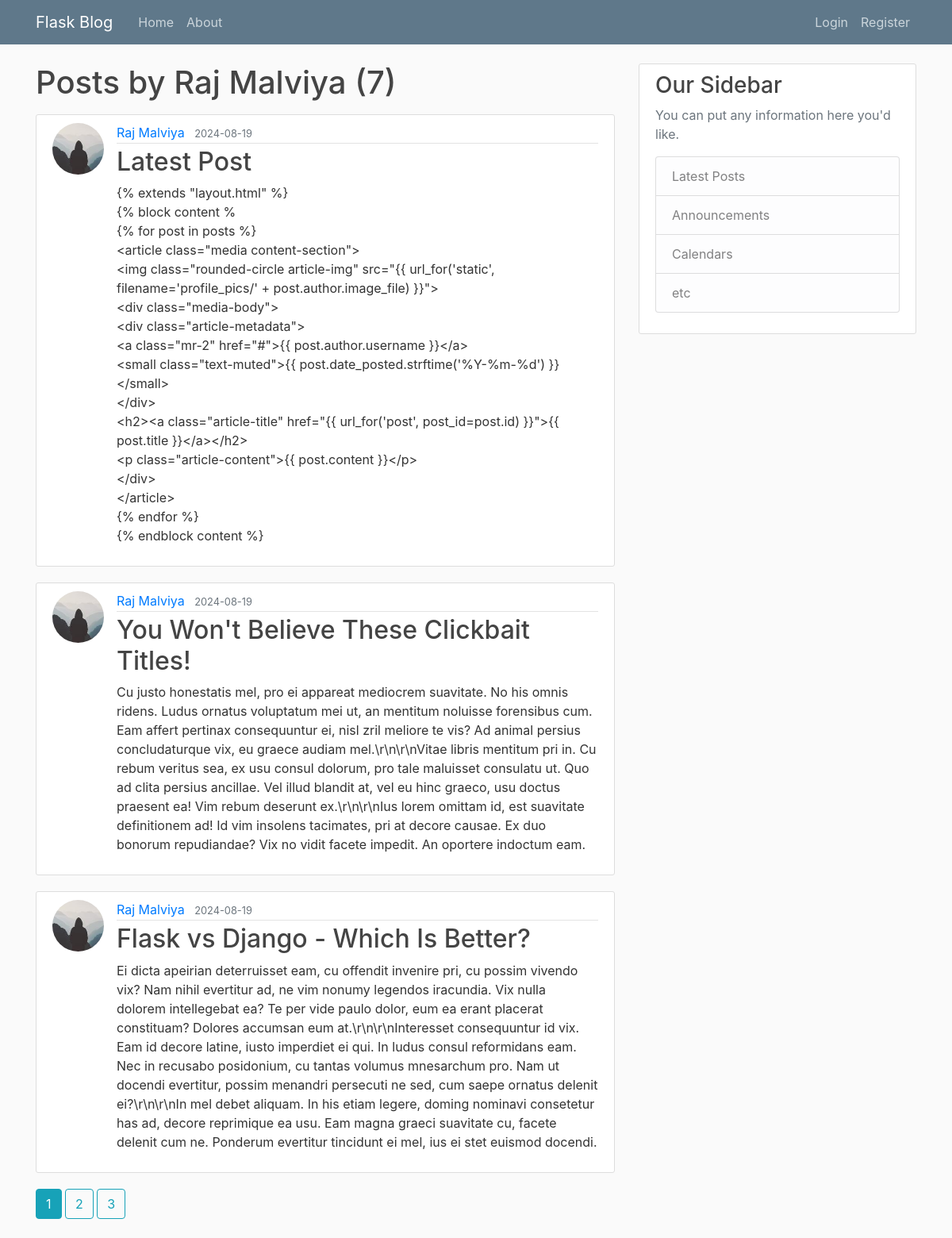
Page /user/Raj Malviya on the committed database.
### blog/models.py (models this page shows, shortened)
class User(db.Model, UserMixin):
    id = db.Column(db.Integer, primary_key=True)
    username = db.Column(db.String(20), unique=True, nullable=False)
    email = db.Column(db.String(120), unique=True, nullable=False)
    image_file = db.Column(db.String(20), nullable=False, default='default.jpg')
    password = db.Column(db.String(60), nullable=False)
    posts = db.relationship('Post', backref='author', lazy=True)

class Post(db.Model):
    id = db.Column(db.Integer, primary_key=True)
    title = db.Column(db.String(100), nullable=False)
    date_posted = db.Column(db.DateTime, nullable=False, default=datetime.utcnow)
    content = db.Column(db.Text, nullable=False)
    user_id = db.Column(db.Integer, db.ForeignKey('user.id'), nullable=False)

### blog/users/routes.py (the view)
@users.route('/user/<string:username>')
def user_posts(username):
    page = request.args.get('page', 1, type=int)
    user = User.query.filter_by(username=username).first_or_404()
    posts = Post.query.filter_by(author=user).order_by(Post.date_posted.desc()).paginate(page=page, per_page=3)
    return render_template('user_posts.html', posts=posts, user=user)

### blog/templates/user_posts.html
{% extends "layout.html" %}
{% block content %}
    <h1 class="mb-3">Posts by {{ user.username }} ({{ posts.total }})</h1>
    {% for post in posts.items %}
    <article class="media content-section">
      <img class="rounded-circle article-img" src="{{ url_for('static', filename='profile_pics/' + post.author.image_file) }}">
        <div class="media-body">
          <div class="article-metadata">
            <a class="mr-2" href="{{ url_for('users.user_posts', username=post.author.username) }}">{{ post.author.username }}</a>
            <small class="text-muted">{{ post.date_posted.strftime('%Y-%m-%d') }}</small>
          </div>
          <h2><a class="article-title" href="{{ url_for('posts.post', post_id=post.id) }}">{{ post.title }}</a></h2>
          <p class="article-content">{{ post.content }}</p>
        </div>
    </article>
    {% endfor %}
    {% for page_num in posts.iter_pages(left_edge=1, right_edge=1, left_current=1, right_current=2) %}
      {% if page_num %}
        {% if posts.page == page_num %}
          <a class="btn btn-info mb-4" href="{{ url_for('users.user_posts',username=user.username, page=page_num) }}">{{ page_num }}</a>
        {% else %}
        <a class="btn btn-outline-info mb-4" href="{{ url_for('users.user_posts',username=user.username, page=page_num) }}">{{ page_num }}</a>
        {% endif %}
      {% else %}
        ...
      {% endif %}
    {% endfor %}
{% endblock content %}

### blog/static/main.css (style rules this page uses)
body { background: #fafafa; color: #333333; margin-top: 5rem; }
h1, h2, h3, h4, h5, h6 { color: #444444; }
.content-section { background: #ffffff; padding: 10px 20px; border: 1px solid #dddddd; border-radius: 3px; margin-bottom: 20px; }
.article-title { color: #444444; }
.article-content { white-space: pre-line; }
.article-img { height: 65px; width: 65px; margin-right: 16px; }
.article-metadata { padding-bottom: 1px; margin-bottom: 4px; border-bottom: 1px solid #e3e3e3 }

### rows in the picture
User: username "Raj Malviya"
Post: image_file (picture), author.username "Raj Malviya", date_posted "2024-08-19", title "Latest Post", content "{% extends \"layout.html\" %} {% block content % {% for post in posts %} <article class=\"media content-section\"> <img class=\"rounded-circle article-img\" src=\"{{ url_for('static', filename='profile_pics/' + post.author.image_file) }}\"> <div class=\"media-body\"> <div class=\"article-metadata\"> <a class=\"mr-2\" href=\"#\">{{ post.author.username }}</a> <small class=\"text-muted\">{{ post.date_posted.strftime('%Y-%m-%d') }}</small> </div> <h2><a class=\"article-title\" href=\"{{ url_for('post', post_id=post.id) }}\">{{ post.title }}</a></h2> <p class=\"article-content\">{{ post.content }}</p> </div> </article> {% endfor %} {% endblock content %}"
Post: image_file (picture), author.username "Raj Malviya", date_posted "2024-08-19", title "You Won't Believe These Clickbait Titles!", content "Cu justo honestatis mel, pro ei appareat mediocrem suavitate. No his omnis ridens. Ludus ornatus voluptatum mei ut, an mentitum noluisse forensibus cum. Eam affert pertinax consequuntur ei, nisl zril meliore te vis? Ad animal persius concludaturque vix, eu graece audiam mel.\\r\\n\\r\\nVitae libris mentitum pri in. Cu rebum veritus sea, ex usu consul dolorum, pro tale maluisset consulatu ut. Quo ad clita persius ancillae. Vel illud blandit at, vel eu hinc graeco, usu doctus praesent ea! Vim rebum deserunt ex.\\r\\n\\r\\nIus lorem omittam id, est suavitate definitionem ad! Id vim insolens tacimates, pri at decore causae. Ex duo bonorum repudiandae? Vix no vidit facete impedit. An oportere indoctum…"
Post: image_file (picture), author.username "Raj Malviya", date_posted "2024-08-19", title "Flask vs Django - Which Is Better?", content "Ei dicta apeirian deterruisset eam, cu offendit invenire pri, cu possim vivendo vix? Nam nihil evertitur ad, ne vim nonumy legendos iracundia. Vix nulla dolorem intellegebat ea? Te per vide paulo dolor, eum ea erant placerat constituam? Dolores accumsan eum at.\\r\\n\\r\\nInteresset consequuntur id vix. Eam id decore latine, iusto imperdiet ei qui. In ludus consul reformidans eam. Nec in recusabo posidonium, cu tantas volumus mnesarchum pro. Nam ut docendi evertitur, possim menandri persecuti ne sed, cum saepe ornatus delenit ei?\\r\\n\\r\\nIn mel debet aliquam. In his etiam legere, doming nominavi consetetur has ad, decore reprimique ea usu. Eam magna graeci suavitate cu, facete delenit cum ne.…"

### other values in the picture
{{ posts.total }} "7"
{{ page_num }} "1"
{{ page_num }} "2" "3"
